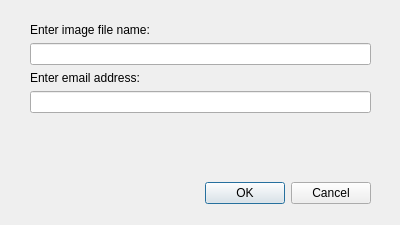
<?xml version="1.0" encoding="UTF-8"?>
<ui version="4.0">
 <class>Dialog</class>
 <widget class="QDialog" name="Dialog">
  <property name="geometry">
   <rect>
    <x>0</x>
    <y>0</y>
    <width>400</width>
    <height>225</height>
   </rect>
  </property>
  <property name="windowTitle">
   <string>Dialog</string>
  </property>
  <widget class="QWidget" name="">
   <property name="geometry">
    <rect>
     <x>30</x>
     <y>23</y>
     <width>341</width>
     <height>181</height>
    </rect>
   </property>
   <layout class="QVBoxLayout" name="verticalLayout_2">
    <item>
     <layout class="QVBoxLayout" name="verticalLayout">
      <item>
       <widget class="QLabel" name="label">
        <property name="text">
         <string>Enter image file name:</string>
        </property>
       </widget>
      </item>
      <item>
       <widget class="QLineEdit" name="fileName"/>
      </item>
      <item>
       <widget class="QLabel" name="label_2">
        <property name="text">
         <string>Enter email address:</string>
        </property>
       </widget>
      </item>
      <item>
       <widget class="QLineEdit" name="emailAddress"/>
      </item>
     </layout>
    </item>
    <item>
     <spacer name="verticalSpacer">
      <property name="orientation">
       <enum>Qt::Vertical</enum>
      </property>
      <property name="sizeHint" stdset="0">
       <size>
        <width>20</width>
        <height>40</height>
       </size>
      </property>
     </spacer>
    </item>
    <item>
     <widget class="QDialogButtonBox" name="buttonBox">
      <property name="orientation">
       <enum>Qt::Horizontal</enum>
      </property>
      <property name="standardButtons">
       <set>QDialogButtonBox::Cancel|QDialogButtonBox::Ok</set>
      </property>
     </widget>
    </item>
   </layout>
  </widget>
 </widget>
 <resources/>
 <connections>
  <connection>
   <sender>buttonBox</sender>
   <signal>accepted()</signal>
   <receiver>Dialog</receiver>
   <slot>accept()</slot>
   <hints>
    <hint type="sourcelabel">
     <x>248</x>
     <y>254</y>
    </hint>
    <hint type="destinationlabel">
     <x>157</x>
     <y>274</y>
    </hint>
   </hints>
  </connection>
  <connection>
   <sender>buttonBox</sender>
   <signal>rejected()</signal>
   <receiver>Dialog</receiver>
   <slot>reject()</slot>
   <hints>
    <hint type="sourcelabel">
     <x>316</x>
     <y>260</y>
    </hint>
    <hint type="destinationlabel">
     <x>286</x>
     <y>274</y>
    </hint>
   </hints>
  </connection>
 </connections>
</ui>
